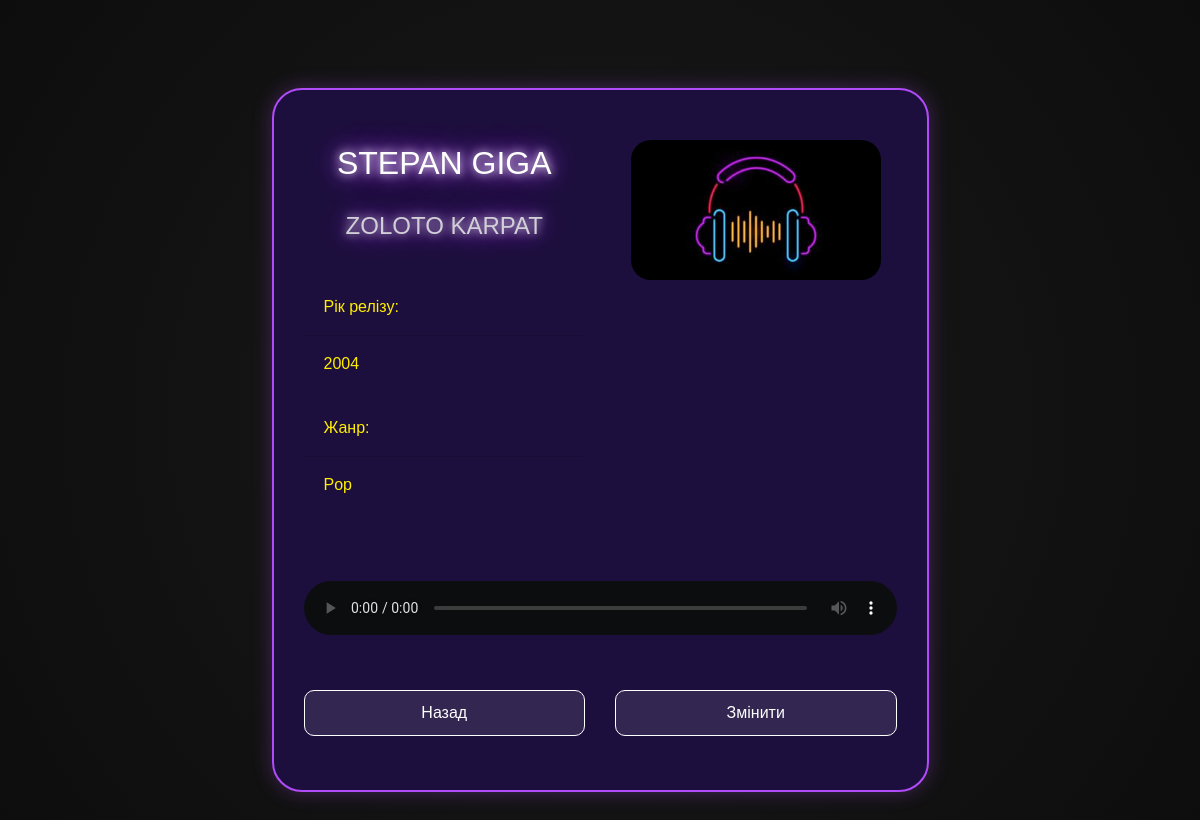
The page /song/2 on the database its author committed.
### services/models.py (models this page shows, shortened)
class Song(Base):
    __tablename__ = 'songs'
    id = Column(Integer, primary_key=True)
    year = Column(Integer)
    name = Column(String)
    author = Column(String)
    audio = Column(String)
    genre = Column(String)

### main.py (the view)
@app.get("/song/{song_id}")
async def p_song(request: Request, song_id: int):
    song_correct = ORM.get_song_by_id(song_id)
    return templates.TemplateResponse(request=request, name="song.html", context={"song_correct": song_correct})

### templates/song.html (shortened to what this page needs)
<!DOCTYPE html>
<html lang="uk">
<head>
    <link rel="stylesheet" href="https://cdn.jsdelivr.net/npm/bootstrap@4.6.2/dist/css/bootstrap.min.css">
    <link rel="stylesheet" href="{{url_for('static', path='/audio-server.css')}}">
</head>
<body>
  <br><br>
  <div class="container">
    <div class="row">
      <div class="col-md-2"></div>
      <div class="col-md-8">
        <div class="main-song">
          <div class="row">
            <div class="col-md-6">
              <br>
              <h2 class="h-txt">{{song_correct.author}}</h2>
              <h3 class="h-txt" style="font-size: 1.5rem; opacity: 0.8;">{{song_correct.name}}</h3>
              <br>
              <p class="p-txt-song">Рік релізу:</p>
              <hr class="hr-song">
              <p class="p-txt-song">{{song_correct.year}}</p>
              <br>
              <p class="p-txt-song">Жанр:</p>
              <hr class="hr-song">
              <p class="p-txt-song">{{song_correct.genre}}</p>
              <br>
            </div>
            <div class="col-md-6 text-center">
              <div class="img-container" style="margin-top: 20px;">
                <img src="{{url_for('static', path='/music.jpg')}}" class="img-fluid img-song" style="max-width: 250px; border-radius: 20px;">
              </div>
            </div>
          </div>
          <br>
          <div class="row">
            <div class="col-md-12">
              <audio src="{{url_for('static', path='/' + song_correct.audio)}}" controls class="audio-song"></audio>
            </div>
          </div>
          <br><br>
          <div class="row text-center">
              <div class="col-md-6">
                  <a href="{{ url_for('main_page') }}">
                      <button class="button-back w-100">Назад</button>
                  </a>
              </div>
              <div class="col-md-6">
                  <a href="{{ url_for('page_change', song_id=song_correct.id) }}">
                      <button class="button-change w-100">Змінити</button>
                  </a>
              </div>
          </div>
          <br>
        </div>
      </div>
      <div class="col-md-2"></div>
    </div>
  </div>
</body>
</html>

### static/audio-server.css (style rules this page uses)
body { background-color: #0d0d0d; background-image: radial-gradient(circle, #1a1a1a 0%, #0d0d0d 100%); color: #ffffff; font-family: 'Copperplate Gothic Light', sans-serif; margin: 0; padding: 20px; }
.div-main, .main-song, .main-adding-div { background-color: #1c0f3d !important; border: 2px solid #b14bfa; border-radius: 30px; padding: 30px; margin: 20px auto !important; width: 90% !important; max-width: 850px !important; box-shadow: 0 0 20px rgba(177, 75, 250, 0.3); }
.h-txt { text-align: center; color: #ffffff; text-transform: uppercase; text-shadow: 0 0 10px #fff, 0 0 20px #b14bfa, 0 0 30px #b14bfa; margin-bottom: 30px; }
::placeholder { color: #888 !important; }
.button-back, .button_log, .button-change { background-color: rgba(255, 255, 255, 0.1) !important; border: 1px solid #ffffff !important; color: #ffffff !important; border-radius: 10px; padding: 10px 25px; transition: 0.3s; }
.audio-song { width: 100%; filter: invert(1) hue-rotate(180deg); margin-top: 20px; }
.p-txt-song { color: #ffee00 !important; text-align: left; margin-left: 20px; }

### rows shown on the page
Song: author "STEPAN GIGA", name "ZOLOTO KARPAT", year "2004", genre "Pop"
